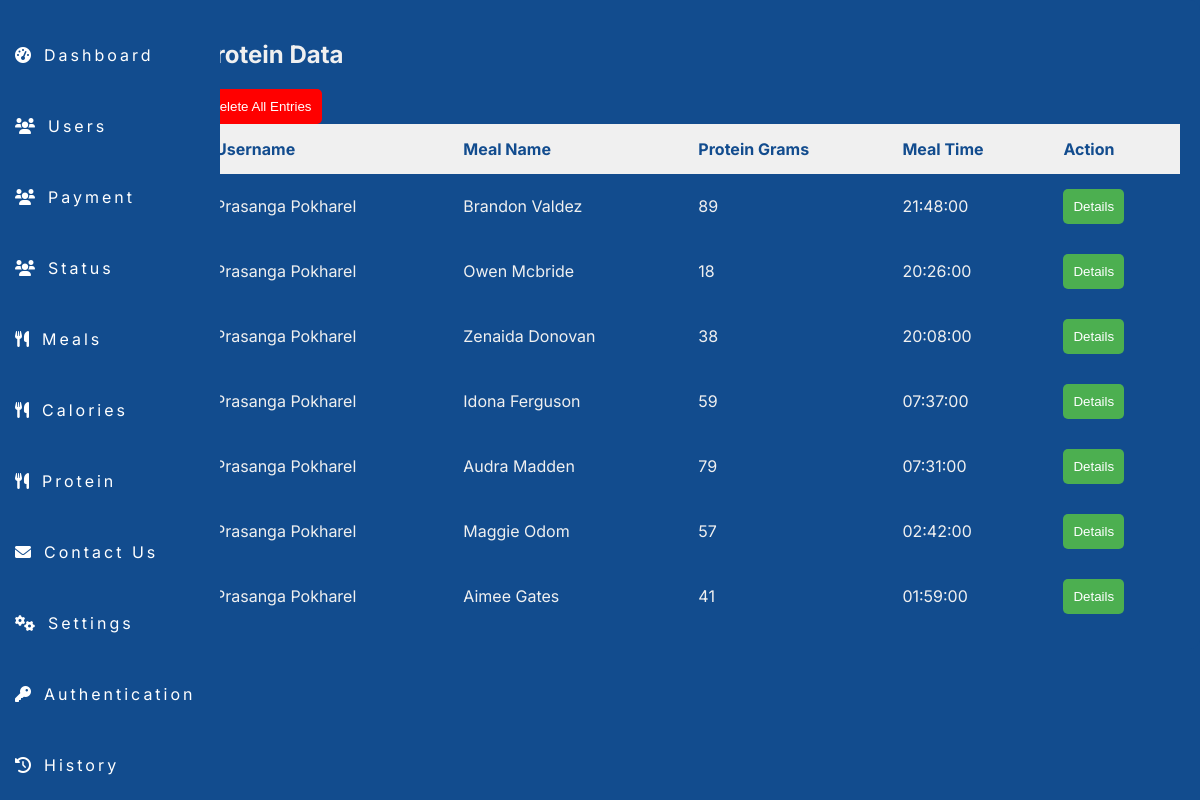
/admin/proteingoal.php, run on an earlier commit of the app's database.
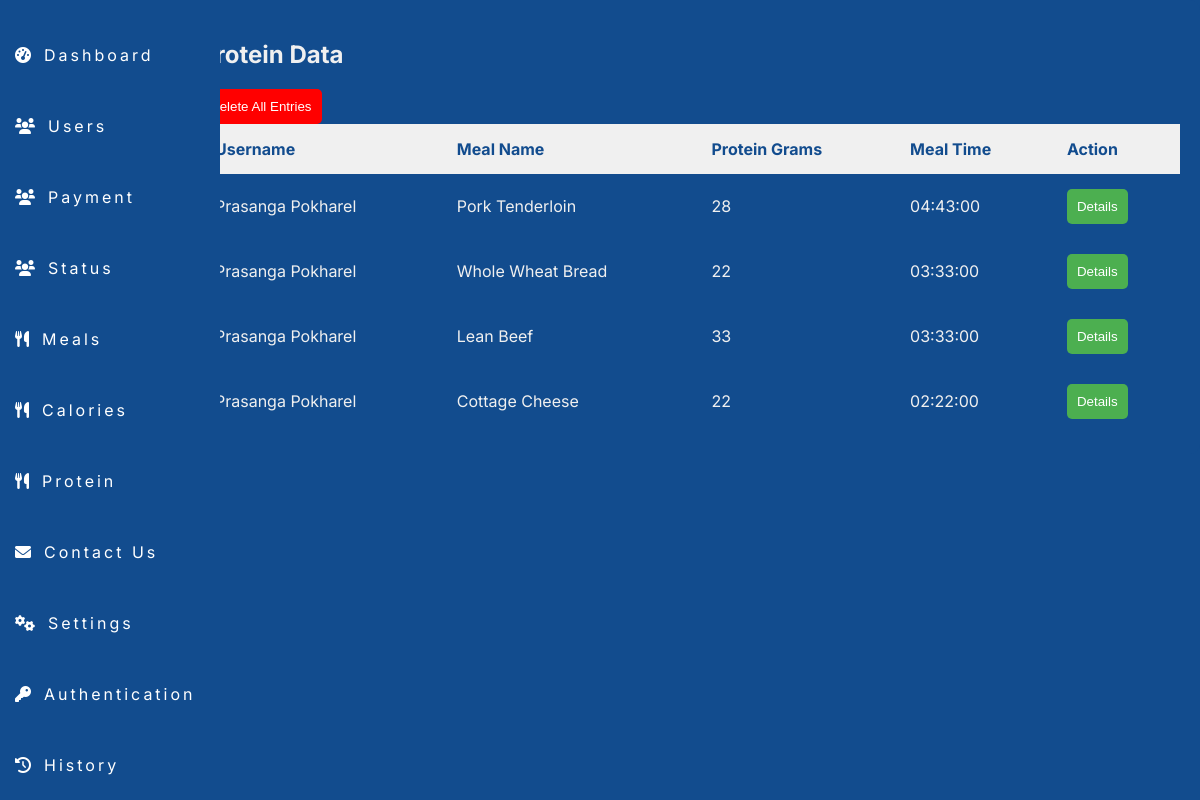
And on a later commit of the database.
### tables this page shows
CREATE TABLE `entries` (
  `id` int(11) NOT NULL,
  `meal_name` varchar(255) NOT NULL,
  `protein_grams` float NOT NULL,
  `meal_time` time NOT NULL,
  `user_id` int(11) NOT NULL,
  `total_protein` float DEFAULT 0
);

CREATE TABLE `users` (
  `id` int(11) NOT NULL,
  `user_id` int(11) NOT NULL,
  `name` varchar(100) NOT NULL,
  `email` varchar(100) NOT NULL,
  `password` varchar(255) NOT NULL,
  `age` int(11) NOT NULL,
  `weight` decimal(5,2) NOT NULL,
  `height` int(11) NOT NULL,
  `activity` enum('normal','intermediate','highly_active') NOT NULL,
  `profile_picture` varchar(255) DEFAULT NULL,
  `registration_time` timestamp NOT NULL DEFAULT current_timestamp(),
  `status` varchar(10) DEFAULT 'inactive',
  `role` varchar(50) DEFAULT 'user',
  `google_auth_secret` varchar(32) DEFAULT NULL,
  `verified` enum('Unverified','Verified') DEFAULT 'Unverified',
  `muscle_protein` double DEFAULT NULL,
  `normal_protein` double DEFAULT NULL
);

### admin/proteingoal.php (the view, shortened to what this page needs)
<?php
include 'db_connection.php';
include 'navbar.php';
$sql = "
    SELECT
        users.name AS username,
        entries.meal_name,
        entries.protein_grams,
        entries.meal_time,
        entries.user_id,
        entries.id AS entry_id
    FROM
        entries
    INNER JOIN
        users
    ON
        entries.user_id = users.id
    ORDER BY
        entries.meal_time DESC
";
$stmt = $pdo->prepare($sql);
$stmt->execute();
$entries = $stmt->fetchAll(PDO::FETCH_ASSOC);
?>
<!DOCTYPE html>
<html lang="en">
<head>
    <link rel="stylesheet" href="./cssadmin/proteingoal.css">
    <link rel="stylesheet" href="https://cdnjs.cloudflare.com/ajax/libs/font-awesome/6.0.0/css/all.min.css">
</head>
<body>
    <div class="container">
        <h2>Protein Data</h2>
        <button id="deleteAllButton" class="delete-button">Delete All Entries</button>
        <table>
            <thead>
                <tr>
                    <th>Username</th>
                    <th>Meal Name</th>
                    <th>Protein Grams</th>
                    <th>Meal Time</th>
                    <th>Action</th>
                </tr>
            </thead>
            <tbody>
                <?php foreach ($entries as $entry): ?>
                    <tr>
                        <td><?php echo htmlspecialchars($entry['username']); ?></td>
                        <td><?php echo htmlspecialchars($entry['meal_name']); ?></td>
                        <td><?php echo htmlspecialchars($entry['protein_grams']); ?></td>
                        <td><?php echo htmlspecialchars($entry['meal_time']); ?></td>
                        <td><button class="details-button" data-entry-id="<?php echo $entry['entry_id']; ?>">Details</button></td>
                    </tr>
                <?php endforeach; ?>
            </tbody>
        </table>
    </div>
</body>
</html>

### admin/navbar.php (shortened to what this page needs)
<!DOCTYPE html>
<html lang="en">
<head>
    <link rel="stylesheet" href="https://cdnjs.cloudflare.com/ajax/libs/font-awesome/6.0.0-beta3/css/all.min.css">
</head>
<body>
    <div class="navbar">
        <a href="dashboard.php"><i class="fas fa-tachometer-alt"></i> Dashboard</a>
        <a href="user.php"><i class="fas fa-users"></i> Users</a>
        <a href="paymentview.php"><i class="fas fa-users"></i> Payment</a>
        <a href="payhistory.php"><i class="fas fa-users"></i>Status</a>
        <a href="meal.php"><i class="fas fa-utensils"></i> Meals</a>
        <a href="calories.php"><i class="fas fa-utensils"></i> Calories</a>
        <a href="proteingoal.php"><i class="fas fa-utensils"></i> Protein</a>
        <a href="contact.php"><i class="fas fa-envelope"></i> Contact Us</a>
        <a href="settings.php"><i class="fas fa-cogs"></i> Settings</a>
        <a href="authentication_setup.php"><i class="fas fa-key"></i> Authentication</a>
        <a href="history.php"><i class="fas fa-history"></i> History</a>
    </div>
</body>
</html>

### admin/cssadmin/proteingoal.css (style rules this page uses)
body { background-color: #124c8e; color: #333; font-family: 'Inter', sans-serif; margin: 0px; Padding: 0px; }
.container { background-color: #124c8e; padding: 20px; border-radius: 10px; color: #f0f0f0; margin-left: 15%; }
table { width: 100%; border-collapse: collapse; }
th { background-color: #f0f0f0; color: #124c8e; padding: 15px; text-align: left; }
td { padding: 15px; }
tr:nth-child(odd) { background-color: #124c8e; }
.delete-button { background-color: red; color: white; border: none; padding: 10px; border-radius: 5px; cursor: pointer; transition: background-color 0.3s; }
.details-button { background-color: #4CAF50; color: white; border: none; padding: 10px; border-radius: 5px; cursor: pointer; transition: background-color 0.3s; }

### admin/navbar.php (style rules this page uses)
.navbar { background-color: #124c8e; font-family: 'Inter', sans-serif; width: 220px; position: fixed; left: 0; height: calc(100vh - 20px); overflow: hidden; transition: width 0.5s ease; z-index: 1000; display: flex; flex-direction: column; justify-content: flex-start; padding-top: 20px; }
.navbar a { height: 100vh; display: flex; align-items: center; padding: 15px; letter-spacing: .1875rem; text-decoration: none; color: white; transition: background-color 0.3s ease; }
.navbar i { margin-right: 10px; }

What changed in the data, as far as the page shows it:
removed entries: user.name "Prasanga Pokharel", meal_name "Brandon Valdez", protein_grams "89", meal_time "21:48:00"
removed entries: user.name "Prasanga Pokharel", meal_name "Owen Mcbride", protein_grams "18", meal_time "20:26:00"
removed entries: user.name "Prasanga Pokharel", meal_name "Zenaida Donovan", protein_grams "38", meal_time "20:08:00"
removed entries: user.name "Prasanga Pokharel", meal_name "Idona Ferguson", protein_grams "59", meal_time "07:37:00"
removed entries: user.name "Prasanga Pokharel", meal_name "Audra Madden", protein_grams "79", meal_time "07:31:00"
removed entries: user.name "Prasanga Pokharel", meal_name "Maggie Odom", protein_grams "57", meal_time "02:42:00"
removed entries: user.name "Prasanga Pokharel", meal_name "Aimee Gates", protein_grams "41", meal_time "01:59:00"
added entries: user.name "Prasanga Pokharel", meal_name "Pork Tenderloin", protein_grams "28", meal_time "04:43:00"
added entries: user.name "Prasanga Pokharel", meal_name "Whole Wheat Bread", protein_grams "22", meal_time "03:33:00"
added entries: user.name "Prasanga Pokharel", meal_name "Lean Beef", protein_grams "33", meal_time "03:33:00"
added entries: user.name "Prasanga Pokharel", meal_name "Cottage Cheese", protein_grams "22", meal_time "02:22:00"
